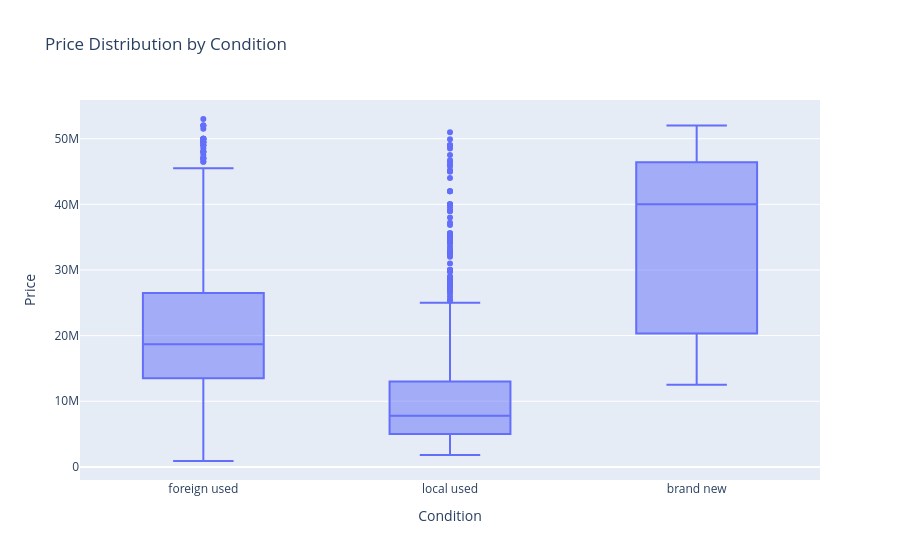

Here is the notebook cell this chart was saved with:
### Code cell
#Boxplot for visual insight
fig=px.box(new_df,
    x='Condition',
    y='Price',
    title='Price Distribution by Condition'
)

fig.show()

### Figure 1 — Plotly figure (JSON) as saved in the notebook; plotly's stock layout.template omitted (floating-point values rounded to 4 significant figures; data arrays with more than 128 entries replaced by an {"elided": "..."} marker saying what was removed)
{"data": [{"alignmentgroup": "True", "hovertemplate": "Condition=%{x}<br>Price=%{y}<extra></extra>", "legendgroup": "", "marker": {"color": "#636efa"}, "name": "", "notched": false, "offsetgroup": "", "orientation": "v", "showlegend": false, "type": "box", "x": {"elided": "1801 str values"}, "x0": " ", "xaxis": "x", "y": {"elided": "1801 int values"}, "y0": " ", "yaxis": "y"}], "layout": {"boxmode": "group", "legend": {"tracegroupgap": 0}, "title": {"text": "Price Distribution by Condition"}, "xaxis": {"anchor": "y", "domain": [0, 1], "title": {"text": "Condition"}}, "yaxis": {"anchor": "x", "domain": [0, 1], "title": {"text": "Price"}}}}
